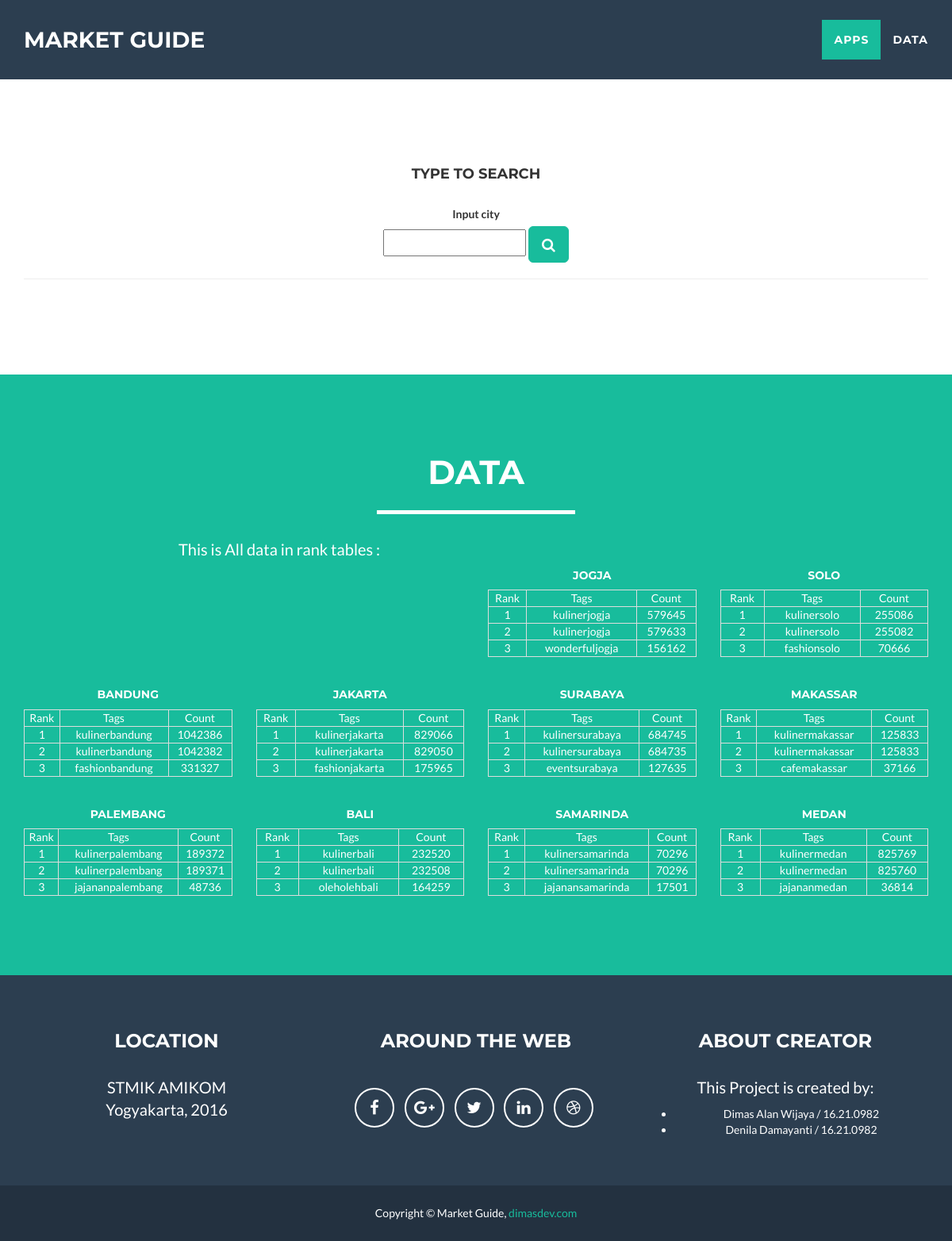
The page / on the database its author committed.
### tables this page shows
CREATE TABLE `location` (
  `id` int(11) NOT NULL AUTO_INCREMENT,
  `word` varchar(255) DEFAULT NULL,
  PRIMARY KEY (`id`)
);

create table `result` (
	`id` int (11),
	`id_base` int (11),
	`id_location` int (11),
	`tag` varchar (765),
	`is_checked` varchar (30),
	`data_result` text ,
	`count` int (11)
);

### application/controllers/Apps.php (called while the page is built, shortened)
<?php
class Apps extends CI_Controller {
	function index()
	{
		$data['city'] = $this->dbm->select('location')->result();
		$this->load->view('index', $data);
	}
}

### index.php (called while the page is built, shortened)
<?php
require_once BASEPATH.'core/CodeIgniter.php';

### application/models/dbm.php (called while the page is built, shortened)
<?php
class Dbm extends CI_Model
{
	function select($table)
	{
		$this->db->select('*');
		$this->db->from($table);
		$query = $this->db->get();
		return $query;
	}
	function select_limit_order_by_where($table, $limit, $order_column, $order_by, $where, $where_value)
	{
		$this->db->select('*');
		$this->db->from($table);
		$this->db->where($where, $where_value);
		$this->db->limit($limit);
		$this->db->order_by($order_column, $order_by);
		$query = $this->db->get();
		return $query;
	}
}
?>

### application/views/data.php (the view)
<div class="container">
    <div class="row">
        <div class="col-lg-12 text-center">
            <h2>Data</h2>
            <hr class="star-light">
        </div>
    </div>
    <div class="row">
        <div class="col-lg-4 col-lg-offset-2">
            <p>This is All data in rank tables :</p>
        </div>
        <?php
        foreach ($city as $key) {
            echo '
                <div class="col-md-3" style="margin-top:30px">
                <center><h5>'.$key->word.'</h5></center>
                    <table class="table-bordered" width="100%">
                        <tr>
                            <td><center>Rank</center></td>
                            <td><center>Tags</center></td>
                            <td><center>Count</center></td>
                        </tr>';
                        $rank = 1;
                        $count = $this->dbm->select_limit_order_by_where('result', '3', 'count', 'desc', 'id_location', $key->id)->result();
                        foreach ($count as $key) {
                            echo '
                            <tr>
                                <td><center>'.$rank++.'</center></td>
                                <td><center>'.$key->tag.'</center></td>
                                <td><center>'.$key->count.'</center></td>
                            </tr>
                            ';
                        }
            echo '
                    </table>
                </div>
            ';
        }
        ?>
    </div>
</div>

### application/views/index.php (shortened to what this page needs)
<!DOCTYPE html>
<html lang="en">
<head>
    <link href="<?php echo base_url('assets/bootstrap/');?>vendor/bootstrap/css/bootstrap.min.css" rel="stylesheet">
    <link href="<?php echo base_url('assets/bootstrap/');?>css/freelancer.min.css" rel="stylesheet">
    <link href="<?php echo base_url('assets/bootstrap/');?>vendor/font-awesome/css/font-awesome.min.css" rel="stylesheet" type="text/css">
</head>
<body id="page-top" class="index">
    <nav id="mainNav" class="navbar navbar-default navbar-fixed-top navbar-custom">
        <div class="container">
            <div class="navbar-header page-scroll">
                <a class="navbar-brand" href="<?php echo base_url();?>">Market Guide</a>
            </div>
            <div class="collapse navbar-collapse" id="bs-example-navbar-collapse-1">
                <ul class="nav navbar-nav navbar-right">
                    <li class="page-scroll">
                        <a href="#portfolio">Apps</a>
                    </li>
                    <li class="page-scroll">
                        <a href="#about">Data</a>
                    </li>
                </ul>
            </div>
        </div>
    </nav>
    <section id="portfolio">
    <?php $this->load->view('apps'); ?>
    </section>
    <section class="success" id="about">
    <?php $this->load->view('data'); ?>
    </section>
    <footer class="text-center">
        <div class="footer-above">
            <div class="container">
                <div class="row">
                    <div class="footer-col col-md-4">
                        <h3>Location</h3>
                        <p>STMIK AMIKOM
                            <br>Yogyakarta, 2016</p>
                    </div>
                    <div class="footer-col col-md-4">
                        <h3>Around the Web</h3>
                        <ul class="list-inline">
                            <li>
                                <a href="#" class="btn-social btn-outline"><i class="fa fa-fw fa-facebook"></i></a>
                            </li>
                            <li>
                                <a href="#" class="btn-social btn-outline"><i class="fa fa-fw fa-google-plus"></i></a>
                            </li>
                            <li>
                                <a href="#" class="btn-social btn-outline"><i class="fa fa-fw fa-twitter"></i></a>
                            </li>
                            <li>
                                <a href="#" class="btn-social btn-outline"><i class="fa fa-fw fa-linkedin"></i></a>
                            </li>
                            <li>
                                <a href="#" class="btn-social btn-outline"><i class="fa fa-fw fa-dribbble"></i></a>
                            </li>
                        </ul>
                    </div>
                    <div class="footer-col col-md-4">
                        <h3>About Creator</h3>
                        <p>
                            This Project is created by:
                            <ul>
                                <li>Dimas Alan Wijaya / 16.21.0982</li>
                                <li>Denila Damayanti / 16.21.0982</li>
                            </ul>
                        </p>
                    </div>
                </div>
            </div>
        </div>
        <div class="footer-below">
            <div class="container">
                <div class="row">
                    <div class="col-lg-12">
                        Copyright &copy; Market Guide, <a href="http://dimasdev.com">dimasdev.com</a>
                    </div>
                </div>
            </div>
        </div>
    </footer>
</body>
</html>

### application/views/apps.php (shortened to what this page needs)
<div class="container">
    <div class="row" style="margin-top: 100px">
        <div class="col-lg-12 text-center">
            <h4>Type to Search</h4><br>
        </div>
    </div>
    <div class="row">
    	<div class="ui-widget col-md-12 text-center">
            <label>Input city</label><br>
     	<button type="submit" class="btn btn-success btn-lg" id="button"><i class="fa fa-search"></i></button>
            <hr>
       </div>
</div>

### rows shown on the page
location: word "JOGJA"
result: tag "kulinerjogja", count "579645"
result: tag "kulinerjogja", count "579633"
result: tag "wonderfuljogja", count "156162"
location: word "SOLO"
result: tag "kulinersolo", count "255086"
result: tag "kulinersolo", count "255082"
result: tag "fashionsolo", count "70666"
location: word "BANDUNG"
result: tag "kulinerbandung", count "1042386"
result: tag "kulinerbandung", count "1042382"
result: tag "fashionbandung", count "331327"
location: word "JAKARTA"
result: tag "kulinerjakarta", count "829066"
result: tag "kulinerjakarta", count "829050"
result: tag "fashionjakarta", count "175965"
location: word "SURABAYA"
result: tag "kulinersurabaya", count "684745"
result: tag "kulinersurabaya", count "684735"
result: tag "eventsurabaya", count "127635"
location: word "MAKASSAR"
result: tag "kulinermakassar", count "125833"
result: tag "kulinermakassar", count "125833"
result: tag "cafemakassar", count "37166"
location: word "PALEMBANG"
result: tag "kulinerpalembang", count "189372"
result: tag "kulinerpalembang", count "189371"
result: tag "jajananpalembang", count "48736"
location: word "BALI"
result: tag "kulinerbali", count "232520"
result: tag "kulinerbali", count "232508"
result: tag "oleholehbali", count "164259"
location: word "SAMARINDA"
result: tag "kulinersamarinda", count "70296"
result: tag "kulinersamarinda", count "70296"
result: tag "jajanansamarinda", count "17501"
location: word "MEDAN"
result: tag "kulinermedan", count "825769"
result: tag "kulinermedan", count "825760"
result: tag "jajananmedan", count "36814"
